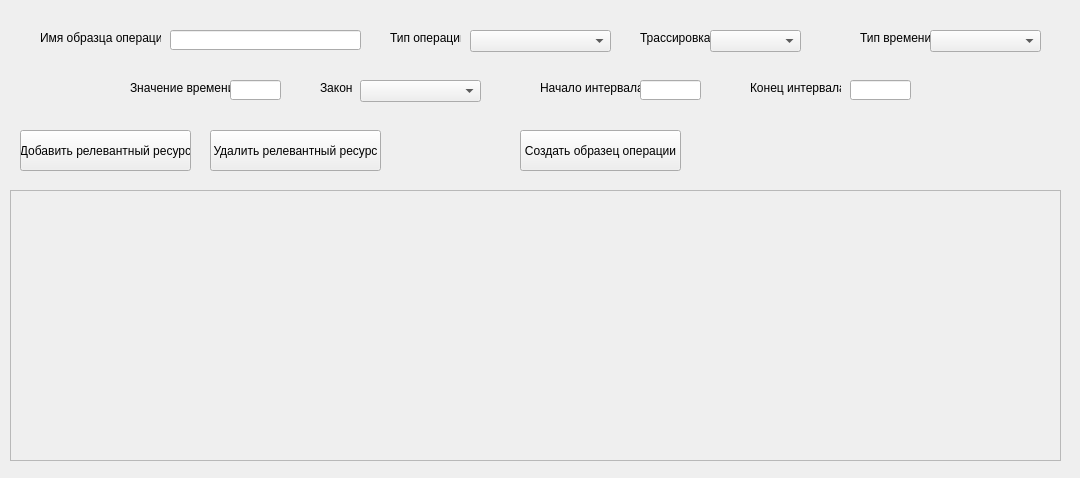
<?xml version="1.0" encoding="UTF-8"?>
<ui version="4.0">
 <class>FormCreatePatternOperation</class>
 <widget class="QWidget" name="FormCreatePatternOperation">
  <property name="geometry">
   <rect>
    <x>0</x>
    <y>0</y>
    <width>1080</width>
    <height>478</height>
   </rect>
  </property>
  <property name="windowTitle">
   <string>Создание образца операции</string>
  </property>
  <widget class="QLabel" name="label">
   <property name="geometry">
    <rect>
     <x>40</x>
     <y>30</y>
     <width>121</width>
     <height>16</height>
    </rect>
   </property>
   <property name="text">
    <string>Имя образца операции</string>
   </property>
  </widget>
  <widget class="QLineEdit" name="fldPatternName">
   <property name="geometry">
    <rect>
     <x>170</x>
     <y>30</y>
     <width>191</width>
     <height>20</height>
    </rect>
   </property>
  </widget>
  <widget class="QLabel" name="label_2">
   <property name="geometry">
    <rect>
     <x>390</x>
     <y>30</y>
     <width>71</width>
     <height>16</height>
    </rect>
   </property>
   <property name="text">
    <string>Тип операции</string>
   </property>
  </widget>
  <widget class="QComboBox" name="cmbPatternType">
   <property name="geometry">
    <rect>
     <x>470</x>
     <y>30</y>
     <width>141</width>
     <height>22</height>
    </rect>
   </property>
  </widget>
  <widget class="QLabel" name="label_3">
   <property name="geometry">
    <rect>
     <x>640</x>
     <y>30</y>
     <width>71</width>
     <height>16</height>
    </rect>
   </property>
   <property name="text">
    <string>Трассировка</string>
   </property>
  </widget>
  <widget class="QComboBox" name="cmbTrase">
   <property name="geometry">
    <rect>
     <x>710</x>
     <y>30</y>
     <width>91</width>
     <height>22</height>
    </rect>
   </property>
  </widget>
  <widget class="QLabel" name="label_4">
   <property name="geometry">
    <rect>
     <x>860</x>
     <y>30</y>
     <width>71</width>
     <height>16</height>
    </rect>
   </property>
   <property name="text">
    <string>Тип времени</string>
   </property>
  </widget>
  <widget class="QComboBox" name="cmbTypeTime">
   <property name="geometry">
    <rect>
     <x>930</x>
     <y>30</y>
     <width>111</width>
     <height>22</height>
    </rect>
   </property>
  </widget>
  <widget class="QLabel" name="label_5">
   <property name="geometry">
    <rect>
     <x>130</x>
     <y>80</y>
     <width>101</width>
     <height>16</height>
    </rect>
   </property>
   <property name="text">
    <string>Значение времени</string>
   </property>
  </widget>
  <widget class="QLineEdit" name="fldTimeValue">
   <property name="geometry">
    <rect>
     <x>230</x>
     <y>80</y>
     <width>51</width>
     <height>20</height>
    </rect>
   </property>
  </widget>
  <widget class="QLabel" name="label_6">
   <property name="geometry">
    <rect>
     <x>320</x>
     <y>80</y>
     <width>41</width>
     <height>16</height>
    </rect>
   </property>
   <property name="text">
    <string>Закон</string>
   </property>
  </widget>
  <widget class="QComboBox" name="cmbLaw">
   <property name="geometry">
    <rect>
     <x>360</x>
     <y>80</y>
     <width>121</width>
     <height>22</height>
    </rect>
   </property>
  </widget>
  <widget class="QLabel" name="label_7">
   <property name="geometry">
    <rect>
     <x>540</x>
     <y>80</y>
     <width>101</width>
     <height>16</height>
    </rect>
   </property>
   <property name="text">
    <string>Начало интервала</string>
   </property>
  </widget>
  <widget class="QLabel" name="label_8">
   <property name="geometry">
    <rect>
     <x>750</x>
     <y>80</y>
     <width>91</width>
     <height>16</height>
    </rect>
   </property>
   <property name="text">
    <string>Конец интервала</string>
   </property>
  </widget>
  <widget class="QLineEdit" name="fldBeginInt">
   <property name="geometry">
    <rect>
     <x>640</x>
     <y>80</y>
     <width>61</width>
     <height>20</height>
    </rect>
   </property>
  </widget>
  <widget class="QLineEdit" name="fldEndInt">
   <property name="geometry">
    <rect>
     <x>850</x>
     <y>80</y>
     <width>61</width>
     <height>20</height>
    </rect>
   </property>
  </widget>
  <widget class="QPushButton" name="pushButton">
   <property name="geometry">
    <rect>
     <x>20</x>
     <y>130</y>
     <width>171</width>
     <height>41</height>
    </rect>
   </property>
   <property name="text">
    <string>Добавить релевантный ресурс</string>
   </property>
  </widget>
  <widget class="QPushButton" name="pushButton_2">
   <property name="geometry">
    <rect>
     <x>210</x>
     <y>130</y>
     <width>171</width>
     <height>41</height>
    </rect>
   </property>
   <property name="text">
    <string>Удалить релевантный ресурс</string>
   </property>
  </widget>
  <widget class="QPushButton" name="pushButton_3">
   <property name="geometry">
    <rect>
     <x>520</x>
     <y>130</y>
     <width>161</width>
     <height>41</height>
    </rect>
   </property>
   <property name="text">
    <string>Создать образец операции</string>
   </property>
  </widget>
  <widget class="QScrollArea" name="scrollArea">
   <property name="geometry">
    <rect>
     <x>10</x>
     <y>190</y>
     <width>1051</width>
     <height>271</height>
    </rect>
   </property>
   <property name="widgetResizable">
    <bool>true</bool>
   </property>
   <widget class="QWidget" name="scrollContents">
    <property name="geometry">
     <rect>
      <x>0</x>
      <y>0</y>
      <width>1049</width>
      <height>269</height>
     </rect>
    </property>
   </widget>
  </widget>
 </widget>
 <resources/>
 <connections/>
</ui>
